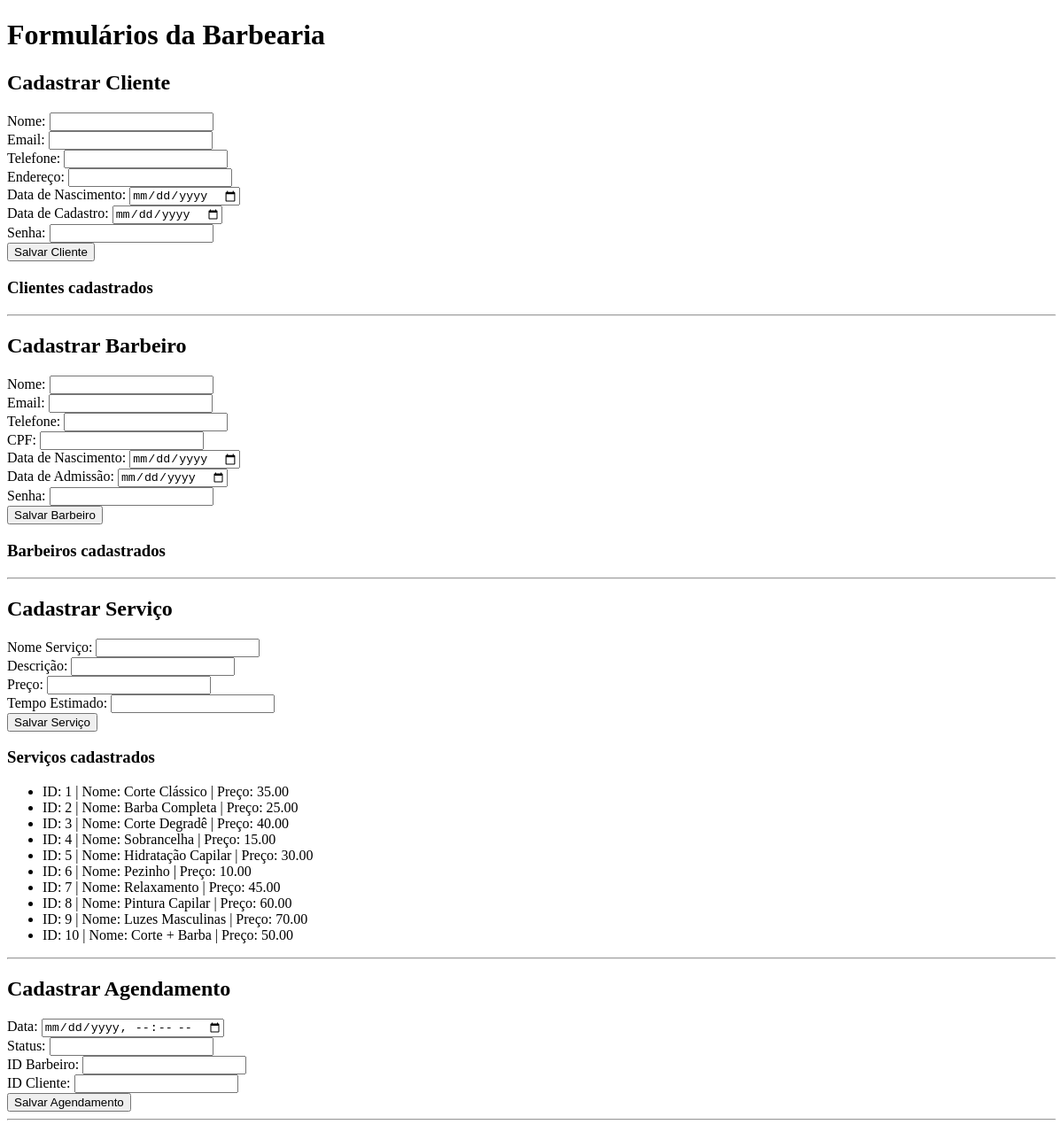
The app's page /ideias/formGeral.php (upper part), older data.
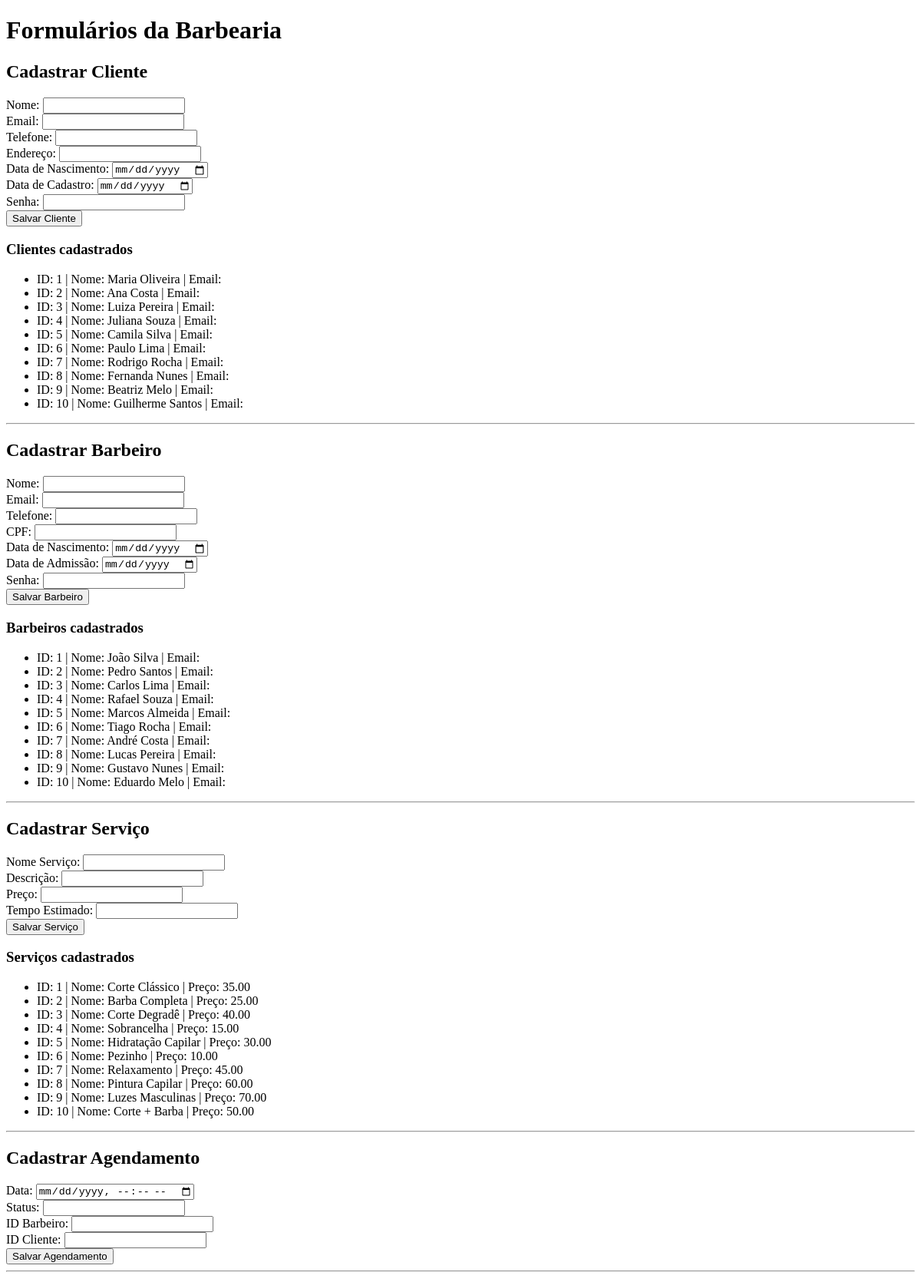
The same page, newer data.
### tables this page shows
CREATE TABLE IF NOT EXISTS `servico` (
  `id_servico` INT(11) NOT NULL AUTO_INCREMENT,
  `nome_servico` VARCHAR(100) NOT NULL,
  `descricao` TEXT NULL DEFAULT NULL,
  `preco` DECIMAL(10,2) NOT NULL,
  `tempo_estimado` INT(11) NULL DEFAULT NULL,
  PRIMARY KEY (`id_servico`));

CREATE TABLE IF NOT EXISTS `cliente` (
  `id_cliente` INT(11) NOT NULL AUTO_INCREMENT,
  `nome` VARCHAR(100) NOT NULL,
  `telefone` VARCHAR(15) NOT NULL,
  `endereco` VARCHAR(255) NULL DEFAULT NULL,
  `data_nascimento` DATE NULL DEFAULT NULL,
  `data_cadastro` TIMESTAMP NOT NULL DEFAULT CURRENT_TIMESTAMP(),
  `usuario_idusuario` INT NOT NULL,
  PRIMARY KEY (`id_cliente`),
  INDEX `fk_cliente_usuario1_idx` (`usuario_idusuario` ASC) VISIBLE,
  CONSTRAINT `fk_cliente_usuario1`
    FOREIGN KEY (`usuario_idusuario`)
    REFERENCES `usuario` (`idusuario`)
    ON DELETE NO ACTION
    ON UPDATE NO ACTION);

CREATE TABLE IF NOT EXISTS `barbeiro` (
  `id_barbeiro` INT(11) NOT NULL AUTO_INCREMENT,
  `nome` VARCHAR(100) NOT NULL,
  `telefone` VARCHAR(15) NOT NULL,
  `cpf` VARCHAR(11) NOT NULL,
  `data_nascimento` DATE NULL DEFAULT NULL,
  `data_admissao` DATE NULL DEFAULT NULL,
  `usuario_idusuario` INT NOT NULL,
  PRIMARY KEY (`id_barbeiro`),
  UNIQUE INDEX `cpf` (`cpf` ASC) VISIBLE,
  INDEX `fk_barbeiro_usuario1_idx` (`usuario_idusuario` ASC) VISIBLE,
  CONSTRAINT `fk_barbeiro_usuario1`
    FOREIGN KEY (`usuario_idusuario`)
    REFERENCES `usuario` (`idusuario`)
    ON DELETE NO ACTION
    ON UPDATE NO ACTION);

### tests/funcoes.php (called while the page is built, shortened)
<?php
function listarCliente($conexao)
{
    $sql = "SELECT * FROM cliente";
    $comando = mysqli_prepare($conexao, $sql);
    mysqli_stmt_execute($comando);
    $resultados = mysqli_stmt_get_result($comando);
    $lista_clientes = [];
    while ($cliente = mysqli_fetch_assoc($resultados)) {
        $lista_clientes[] = $cliente;
    }
    return $lista_clientes;
}
function listarBarbeiro($conexao) {
    $sql = "SELECT * FROM barbeiro";
    $comando = mysqli_prepare($conexao, $sql);
    mysqli_stmt_execute($comando);
    $resultados = mysqli_stmt_get_result($comando);
    $lista_Barbeiro = [];
    while ($barbeiro = mysqli_fetch_assoc($resultados)) {
        $lista_Barbeiro[] = $barbeiro;
    }
    return $lista_Barbeiro;
}
function listaServico($conexao)
{
    $sql = "SELECT * FROM servico";
    $comando = mysqli_prepare($conexao, $sql);
    mysqli_stmt_execute($comando);
    $resultados = mysqli_stmt_get_result($comando);
    $lista_servico = [];
    while ($servico = mysqli_fetch_assoc($resultados)) {
        $lista_servico[] = $servico;
    }
    return $lista_servico;
}

### ideias/formGeral.php (the view, shortened to what this page needs)
<?php
require_once "../tests/conexao.php";
require_once "../tests/funcoes.php";
?>
<!DOCTYPE html>
<html lang="pt-BR">
<head>
</head>
<body>
    <h1>Formulários da Barbearia</h1>
    <h2>Cadastrar Cliente</h2>
    <form method="post" action="processa.php">
        Nome: <input type="text" name="nome" required><br>
        Email: <input type="email" name="email" required><br>
        Telefone: <input type="text" name="telefone" required><br>
        Endereço: <input type="text" name="endereco" required><br>
        Data de Nascimento: <input type="date" name="data_nascimento" required><br>
        Data de Cadastro: <input type="date" name="data_cadastro" required><br>
        Senha: <input type="password" name="senha_cliente" required><br>
        <button type="submit">Salvar Cliente</button>
    </form>
    <h3>Clientes cadastrados</h3>
    <ul>
        <?php
        $clientes = listarCliente($conexao);
        foreach($clientes as $c){
            echo "<li>ID: {$c['id_cliente']} | Nome: {$c['nome']} | Email: {$c['email']}</li>";
        }
        ?>
    </ul>
    <hr>
    <h2>Cadastrar Barbeiro</h2>
    <form method="post" action="processa.php">
        Nome: <input type="text" name="nome" required><br>
        Email: <input type="email" name="email" required><br>
        Telefone: <input type="text" name="telefone" required><br>
        CPF: <input type="text" name="cpf" required><br>
        Data de Nascimento: <input type="date" name="data_nascimento" required><br>
        Data de Admissão: <input type="date" name="data_admissao" required><br>
        Senha: <input type="password" name="senha_barbeiro" required><br>
        <button type="submit">Salvar Barbeiro</button>
    </form>
    <h3>Barbeiros cadastrados</h3>
    <ul>
        <?php
        $barbeiros = listarBarbeiro($conexao);
        foreach($barbeiros as $b){
            echo "<li>ID: {$b['id_barbeiro']} | Nome: {$b['nome']} | Email: {$b['email']}</li>";
        }
        ?>
    </ul>
    <hr>
    <h2>Cadastrar Serviço</h2>
    <form method="post" action="processa.php">
        Nome Serviço: <input type="text" name="nome_servico" required><br>
        Descrição: <input type="text" name="descricao" required><br>
        Preço: <input type="text" name="preco" required><br>
        Tempo Estimado: <input type="text" name="tempo_estimado" required><br>
        <button type="submit">Salvar Serviço</button>
    </form>
    <h3>Serviços cadastrados</h3>
    <ul>
        <?php
        $servicos = listaServico($conexao);
        foreach($servicos as $s){
            echo "<li>ID: {$s['id_servico']} | Nome: {$s['nome_servico']} | Preço: {$s['preco']}</li>";
        }
        ?>
    </ul>
    <hr>
    <h2>Cadastrar Agendamento</h2>
    <form method="post" action="processa.php">
        Data: <input type="datetime-local" name="data_agendamento" required><br>
        Status: <input type="text" name="status" required><br>
        ID Barbeiro: <input type="number" name="barbeiro_id_barbeiro" required><br>
        ID Cliente: <input type="number" name="cliente_id_cliente" required><br>
        <button type="submit">Salvar Agendamento</button>
    </form>
    <hr>
</body>
</html>

Row changes from the older to the newer data that the page shows:
added cliente: id_cliente "1", nome "Maria Oliveira"
added cliente: id_cliente "2", nome "Ana Costa"
added cliente: id_cliente "3", nome "Luiza Pereira"
added cliente: id_cliente "4", nome "Juliana Souza"
added cliente: id_cliente "5", nome "Camila Silva"
added cliente: id_cliente "6", nome "Paulo Lima"
added cliente: id_cliente "7", nome "Rodrigo Rocha"
added cliente: id_cliente "8", nome "Fernanda Nunes"
added cliente: id_cliente "9", nome "Beatriz Melo"
added cliente: id_cliente "10", nome "Guilherme Santos"
added barbeiro: id_barbeiro "1", nome "João Silva"
added barbeiro: id_barbeiro "2", nome "Pedro Santos"
added barbeiro: id_barbeiro "3", nome "Carlos Lima"
added barbeiro: id_barbeiro "4", nome "Rafael Souza"
added barbeiro: id_barbeiro "5", nome "Marcos Almeida"
added barbeiro: id_barbeiro "6", nome "Tiago Rocha"
added barbeiro: id_barbeiro "7", nome "André Costa"
added barbeiro: id_barbeiro "8", nome "Lucas Pereira"
added barbeiro: id_barbeiro "9", nome "Gustavo Nunes"
added barbeiro: id_barbeiro "10", nome "Eduardo Melo"
